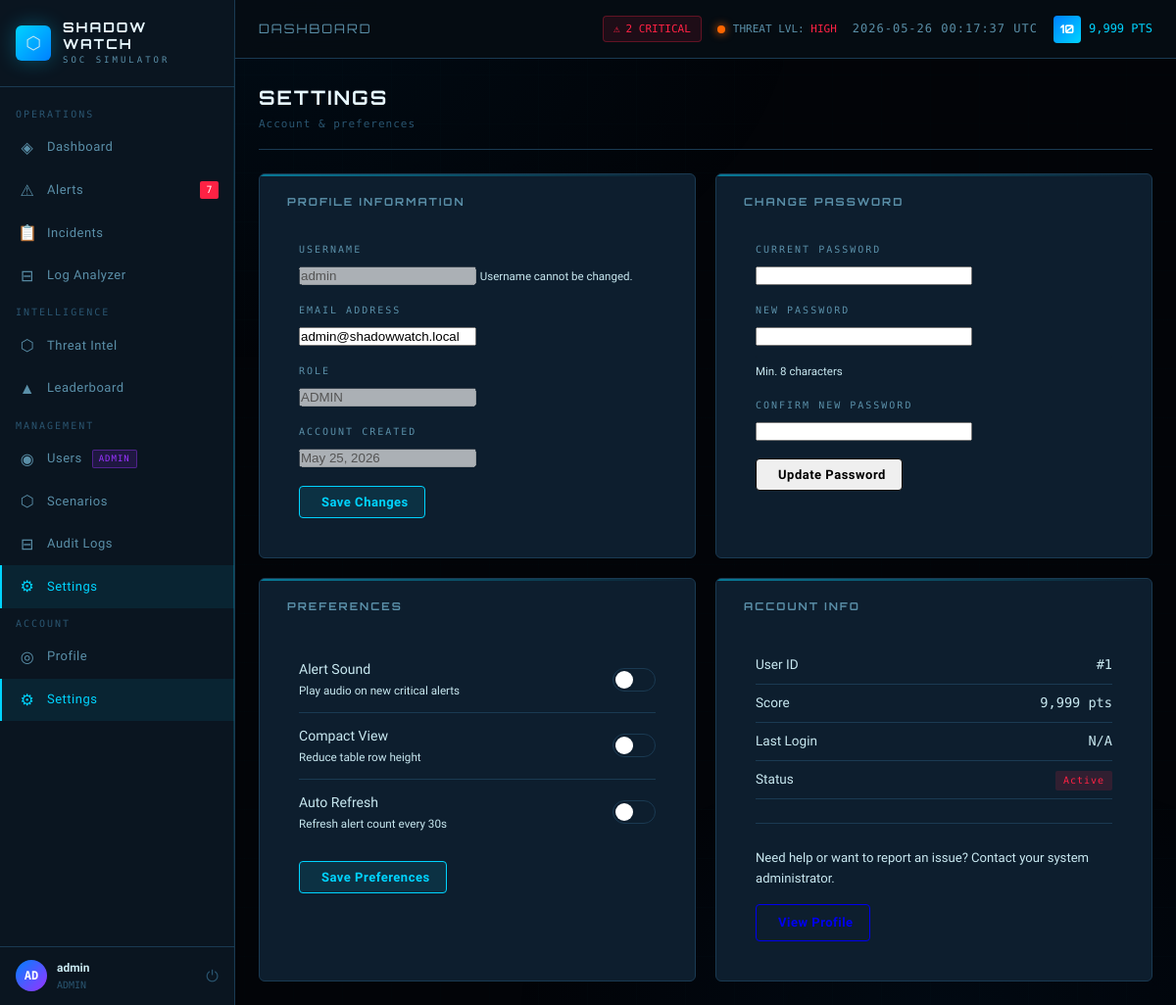
The page /settings.php (signed in) on the database its author committed.
### tables this page shows
CREATE TABLE IF NOT EXISTS users (
    id INT AUTO_INCREMENT PRIMARY KEY,
    username VARCHAR(50) UNIQUE NOT NULL,
    email VARCHAR(100) UNIQUE NOT NULL,
    password_hash VARCHAR(255) NOT NULL,
    role ENUM('analyst','senior_analyst','admin') DEFAULT 'analyst',
    score INT DEFAULT 0,
    level INT DEFAULT 1,
    preferences JSON DEFAULT NULL,
    is_active TINYINT(1) DEFAULT 1,
    last_login DATETIME DEFAULT NULL,
    created_at DATETIME DEFAULT CURRENT_TIMESTAMP,
    updated_at DATETIME DEFAULT CURRENT_TIMESTAMP ON UPDATE CURRENT_TIMESTAMP
);

### includes/db.php (called while the page is built, shortened)
<?php
class Database {
    private static $instance = null;
    private $pdo;
    private function __construct() {
        $dsn = "mysql:host=" . DB_HOST . ";dbname=" . DB_NAME . ";charset=utf8mb4";
        $options = [
            PDO::ATTR_ERRMODE => PDO::ERRMODE_EXCEPTION,
            PDO::ATTR_DEFAULT_FETCH_MODE => PDO::FETCH_ASSOC,
            PDO::ATTR_EMULATE_PREPARES => false,
        ];
        try {
            $this->pdo = new PDO($dsn, DB_USER, DB_PASS, $options);
        } catch (PDOException $e) {
            error_log("DB Connection failed: " . $e->getMessage());
            die(json_encode(['error' => 'Database connection failed']));
        }
    }
    public static function getInstance() {
        if (!self::$instance) {
            self::$instance = new Database();
        }
        return self::$instance;
    }
    public function query($sql, $params = []) {
        $stmt = $this->pdo->prepare($sql);
        $stmt->execute($params);
        return $stmt;
    }
    public function fetchOne($sql, $params = []) {
        return $this->query($sql, $params)->fetch();
    }
}
function db() { return Database::getInstance(); }

### includes/functions.php (called while the page is built, shortened)
<?php
function sanitize($str) {
    return htmlspecialchars(trim((string)$str), ENT_QUOTES, 'UTF-8');
}
function getOpenAlertsCount() {
    $r = db()->fetchOne("SELECT COUNT(*) as cnt FROM alerts WHERE status = 'open'");
    return (int)($r['cnt'] ?? 0);
}
function getCriticalAlertsCount() {
    $r = db()->fetchOne("SELECT COUNT(*) as cnt FROM alerts WHERE status = 'open' AND severity = 'critical'");
    return (int)($r['cnt'] ?? 0);
}

### includes/auth.php (called while the page is built, shortened)
<?php
require_once __DIR__ . '/db.php';
function isLoggedIn() {
    return isset($_SESSION['user_id']) && !empty($_SESSION['user_id']);
}
function isAdmin() {
    return isset($_SESSION['user_role']) && $_SESSION['user_role'] === 'admin';
}
function isSeniorAnalyst() {
    return isset($_SESSION['user_role']) && in_array($_SESSION['user_role'], ['admin', 'senior_analyst']);
}
function getCurrentUser() {
    return db()->fetchOne("SELECT * FROM users WHERE id = ?", [$_SESSION['user_id']]);
}

### settings.php (the view, shortened to what this page needs)
<?php
require_once 'includes/auth.php';
require_once 'includes/functions.php';
$db = db();
$user = $db->query("SELECT * FROM users WHERE id = ?", [$_SESSION['user_id']])->fetch();
include 'includes/header.php';
?>
<div class="page-header">
    <div>
        <h1 class="page-title">SETTINGS</h1>
        <p class="page-subtitle">Account &amp; preferences</p>
    </div>
</div>
<div class="settings-grid">
    <div class="card">
        <div class="card-header">
            <h3 class="card-title"><i class="fas fa-user"></i> Profile Information</h3>
        </div>
        <form method="POST" class="settings-form">
            <div class="form-group">
                <label class="form-label">Username</label>
                <input type="text" class="form-input" value="<?= sanitize($user['username']) ?>" disabled>
                <small class="form-hint">Username cannot be changed.</small>
            </div>
            <div class="form-group">
                <label class="form-label">Email Address</label>
                <input type="email" name="email" class="form-input"
                       value="<?= sanitize($user['email']) ?>" required>
            </div>
            <div class="form-group">
                <label class="form-label">Role</label>
                <input type="text" class="form-input"
                       value="<?= str_replace('_', ' ', strtoupper($user['role'])) ?>" disabled>
            </div>
            <div class="form-group">
                <label class="form-label">Account Created</label>
                <input type="text" class="form-input"
                       value="<?= date('F j, Y', strtotime($user['created_at'])) ?>" disabled>
            </div>
            <button type="submit" class="btn btn-primary">
                <i class="fas fa-save"></i> Save Changes
            </button>
        </form>
    </div>
    <div class="card">
        <div class="card-header">
            <h3 class="card-title"><i class="fas fa-lock"></i> Change Password</h3>
        </div>
        <form method="POST" class="settings-form" id="pwForm">
            <div class="form-group">
                <label class="form-label">Current Password</label>
                <div class="input-pw-wrap">
                    <input type="password" name="current_password" class="form-input" required id="cur_pw">
                </div>
            </div>
            <div class="form-group">
                <label class="form-label">New Password</label>
                <div class="input-pw-wrap">
                    <input type="password" name="new_password" class="form-input" required
                           id="new_pw" minlength="8" oninput="checkStrength(this.value)">
                </div>
                <div class="pw-strength-bar"><div id="pwStrengthFill"></div></div>
                <small class="form-hint" id="pwStrengthLabel">Min. 8 characters</small>
            </div>
            <div class="form-group">
                <label class="form-label">Confirm New Password</label>
                <div class="input-pw-wrap">
                    <input type="password" name="confirm_password" class="form-input" required id="con_pw">
                </div>
            </div>
            <button type="submit" class="btn btn-warning">
                <i class="fas fa-key"></i> Update Password
            </button>
        </form>
    </div>
    <div class="card">
        <div class="card-header">
            <h3 class="card-title"><i class="fas fa-sliders-h"></i> Preferences</h3>
        </div>
        <form method="POST" class="settings-form">
            <div class="pref-row">
                <div class="pref-info">
                    <span class="pref-label">Alert Sound</span>
                    <span class="pref-desc">Play audio on new critical alerts</span>
                </div>
                <label class="toggle-switch">
                    <span class="toggle-track"><span class="toggle-thumb"></span></span>
                </label>
            </div>
            <div class="pref-row">
                <div class="pref-info">
                    <span class="pref-label">Compact View</span>
                    <span class="pref-desc">Reduce table row height</span>
                </div>
                <label class="toggle-switch">
                    <span class="toggle-track"><span class="toggle-thumb"></span></span>
                </label>
            </div>
            <div class="pref-row">
                <div class="pref-info">
                    <span class="pref-label">Auto Refresh</span>
                    <span class="pref-desc">Refresh alert count every 30s</span>
                </div>
                <label class="toggle-switch">
                    <span class="toggle-track"><span class="toggle-thumb"></span></span>
                </label>
            </div>
            <button type="submit" class="btn btn-primary" style="margin-top:1rem">
                <i class="fas fa-save"></i> Save Preferences
            </button>
        </form>
    </div>
    <div class="card">
        <div class="card-header">
            <h3 class="card-title"><i class="fas fa-info-circle"></i> Account Info</h3>
        </div>
        <div class="settings-form">
            <div class="info-row">
                <span class="info-key">User ID</span>
                <span class="info-val">#<?= $user['id'] ?></span>
            </div>
            <div class="info-row">
                <span class="info-key">Score</span>
                <span class="info-val" style="color:var(--cyan)"><?= number_format($user['score']) ?> pts</span>
            </div>
            <div class="info-row">
                <span class="info-key">Last Login</span>
                <span class="info-val"><?= $user['last_login'] ? date('M j, Y H:i', strtotime($user['last_login'])) : 'N/A' ?></span>
            </div>
            <div class="info-row">
                <span class="info-key">Status</span>
                <span class="info-val">
                    <span class="status-badge status-<?= $user['is_active'] ? 'open' : 'closed' ?>">
                        <?= $user['is_active'] ? 'Active' : 'Inactive' ?>
                    </span>
                </span>
            </div>
            <div style="margin-top:1.5rem; padding-top:1.5rem; border-top:1px solid var(--border);">
                <p style="color:var(--text-muted); font-size:.82rem; margin-bottom:1rem;">
                    Need help or want to report an issue? Contact your system administrator.
                </p>
                <a href="profile.php" class="btn btn-secondary">
                </a>
            </div>
        </div>
    </div>
</div>
<?php include 'includes/footer.php'; ?>

### includes/header.php (shortened to what this page needs)
<?php
require_once __DIR__ . '/auth.php';
require_once __DIR__ . '/functions.php';
$currentUser = getCurrentUser();
$openAlerts = getOpenAlertsCount();
$criticalAlerts = getCriticalAlertsCount();
$initials = strtoupper(substr($currentUser['username'], 0, 2));
$pageTitle = $pageTitle ?? 'Dashboard';
$currentPage = $currentPage ?? '';
?>
<!DOCTYPE html>
<html lang="en">
<head>
    <link rel="stylesheet" href="/shadowwatch/assets/css/app.css">
</head>
<body>
<div class="app-layout">
    <aside class="sidebar">
        <div class="sidebar-logo">
            <div class="logo-icon">⬡</div>
            <div>
                <div class="logo-text">SHADOW<br>WATCH</div>
                <div class="logo-sub">SOC SIMULATOR</div>
            </div>
        </div>
        <nav class="sidebar-nav">
            <div class="nav-section">Operations</div>
            <a href="/shadowwatch/dashboard.php" class="nav-item <?= $currentPage === 'dashboard' ? 'active' : '' ?>">
                <span class="nav-icon">◈</span> Dashboard
            </a>
            <a href="/shadowwatch/alerts.php" class="nav-item <?= $currentPage === 'alerts' ? 'active' : '' ?>">
                <span class="nav-icon">⚠</span> Alerts
                <?php if ($openAlerts > 0): ?>
                    <span class="nav-badge" id="alert-count-badge"><?= $openAlerts ?></span>
                <?php endif; ?>
            </a>
            <a href="/shadowwatch/incidents.php" class="nav-item <?= $currentPage === 'incidents' ? 'active' : '' ?>">
                <span class="nav-icon">📋</span> Incidents
            </a>
            <a href="/shadowwatch/logs.php" class="nav-item <?= $currentPage === 'logs' ? 'active' : '' ?>">
                <span class="nav-icon">⊟</span> Log Analyzer
            </a>
            <div class="nav-section">Intelligence</div>
            <a href="/shadowwatch/scenarios.php" class="nav-item <?= $currentPage === 'scenarios' ? 'active' : '' ?>">
                <span class="nav-icon">⬡</span> Threat Intel
            </a>
            <a href="/shadowwatch/leaderboard.php" class="nav-item <?= $currentPage === 'leaderboard' ? 'active' : '' ?>">
                <span class="nav-icon">▲</span> Leaderboard
            </a>
            <?php if (isSeniorAnalyst()): ?>
            <div class="nav-section">Management</div>
            <a href="/shadowwatch/admin/users.php" class="nav-item <?= $currentPage === 'admin_users' ? 'active' : '' ?>">
                <span class="nav-icon">◉</span> Users
                <?php if (isAdmin()): ?><span class="admin-badge">ADMIN</span><?php endif; ?>
            </a>
            <a href="/shadowwatch/admin/scenarios.php" class="nav-item <?= $currentPage === 'admin_scenarios' ? 'active' : '' ?>">
                <span class="nav-icon">⬡</span> Scenarios
            </a>
            <a href="/shadowwatch/admin/logs.php" class="nav-item <?= $currentPage === 'admin_logs' ? 'active' : '' ?>">
                <span class="nav-icon">⊟</span> Audit Logs
            </a>
            <a href="/shadowwatch/admin/settings.php" class="nav-item <?= $currentPage === 'admin_settings' ? 'active' : '' ?>">
                <span class="nav-icon">⚙</span> Settings
            </a>
            <?php endif; ?>
            <div class="nav-section">Account</div>
            <a href="/shadowwatch/profile.php" class="nav-item <?= $currentPage === 'profile' ? 'active' : '' ?>">
                <span class="nav-icon">◎</span> Profile
            </a>
            <a href="/shadowwatch/settings.php" class="nav-item <?= $currentPage === 'settings' ? 'active' : '' ?>">
                <span class="nav-icon">⚙</span> Settings
            </a>
        </nav>
        <div class="sidebar-footer">
            <div class="user-mini">
                <div class="user-avatar-sm"><?= $initials ?></div>
                <div class="user-mini-info">
                    <div class="user-mini-name"><?= htmlspecialchars($currentUser['username']) ?></div>
                    <div class="user-mini-role"><?= strtoupper(str_replace('_', ' ', $currentUser['role'])) ?></div>
                </div>
                <a href="/shadowwatch/includes/logout.php" title="Logout" style="color:var(--text-dim);text-decoration:none;font-size:16px;margin-left:4px;" onclick="return confirm('Logout?')">⏻</a>
            </div>
        </div>
    </aside>
    <div class="main-content">
        <header class="topbar">
            <span class="topbar-title"><?= htmlspecialchars($pageTitle) ?></span>
            <div class="topbar-right">
                <?php if ($criticalAlerts > 0): ?>
                <a href="/shadowwatch/alerts.php?severity=critical" class="topbar-alerts">
                    ⚠ <span id="topbar-alert-count"><?= $criticalAlerts ?> CRITICAL</span>
                </a>
                <?php endif; ?>
                <div class="threat-level">
                    <div class="threat-indicator"></div>
                    <span>THREAT LVL: <?= $criticalAlerts > 0 ? '<span style="color:var(--accent-red)">HIGH</span>' : '<span style="color:var(--accent-yellow)">ELEVATED</span>' ?></span>
                </div>
                <span class="topbar-clock" id="live-clock"></span>
                <div class="flex-center gap-8">
                    <span class="level-badge" title="Level <?= $currentUser['level'] ?>"><?= $currentUser['level'] ?></span>
                    <span style="font-family:var(--font-mono);font-size:12px;color:var(--accent-cyan)"><?= number_format($currentUser['score']) ?> PTS</span>
                </div>
            </div>
        </header>
        <div class="page-content">

### settings.php (style rules this page uses)
.settings-grid { display:grid; grid-template-columns:repeat(2,1fr); gap:1.25rem; }
.settings-form { padding:1.25rem; }
.form-hint { color:var(--text-muted); font-size:.72rem; }
.input-pw-wrap { position:relative; }
.input-pw-wrap .form-input { padding-right:2.5rem; }
.pw-strength-bar { height:4px; background:var(--bg-card); border-radius:2px; margin-top:.4rem; overflow:hidden; }
.pref-row { display:flex; justify-content:space-between; align-items:center; padding:.75rem 0; border-bottom:1px solid var(--border); }
.pref-row:last-of-type { border-bottom:none; }
.pref-label { display:block; font-size:.88rem; color:var(--text-primary); }
.pref-desc { display:block; font-size:.73rem; color:var(--text-muted); margin-top:.1rem; }
.toggle-switch { position:relative; display:inline-block; cursor:pointer; }
.toggle-track { display:block; width:44px; height:24px; background:var(--bg-card); border:1px solid var(--border); border-radius:12px; transition:background .2s; }
.toggle-thumb { position:absolute; top:3px; left:3px; width:18px; height:18px; background:#fff; border-radius:50%; transition:left .2s; }
.info-row { display:flex; justify-content:space-between; padding:.5rem 0; border-bottom:1px solid var(--border); font-size:.85rem; }
.info-key { color:var(--text-muted); }
.info-val { color:var(--text-primary); font-family:'Share Tech Mono',monospace; }

### rows shown on the page
users: username "AD", username "admin", role "ADMIN", level "10", score "9,999", email "admin@shadowwatch.local", created_at "May 25, 2026", id "1"

### other values the page prints
$openAlerts "7"
$pageTitle "DASHBOARD"
$criticalAlerts "2"
